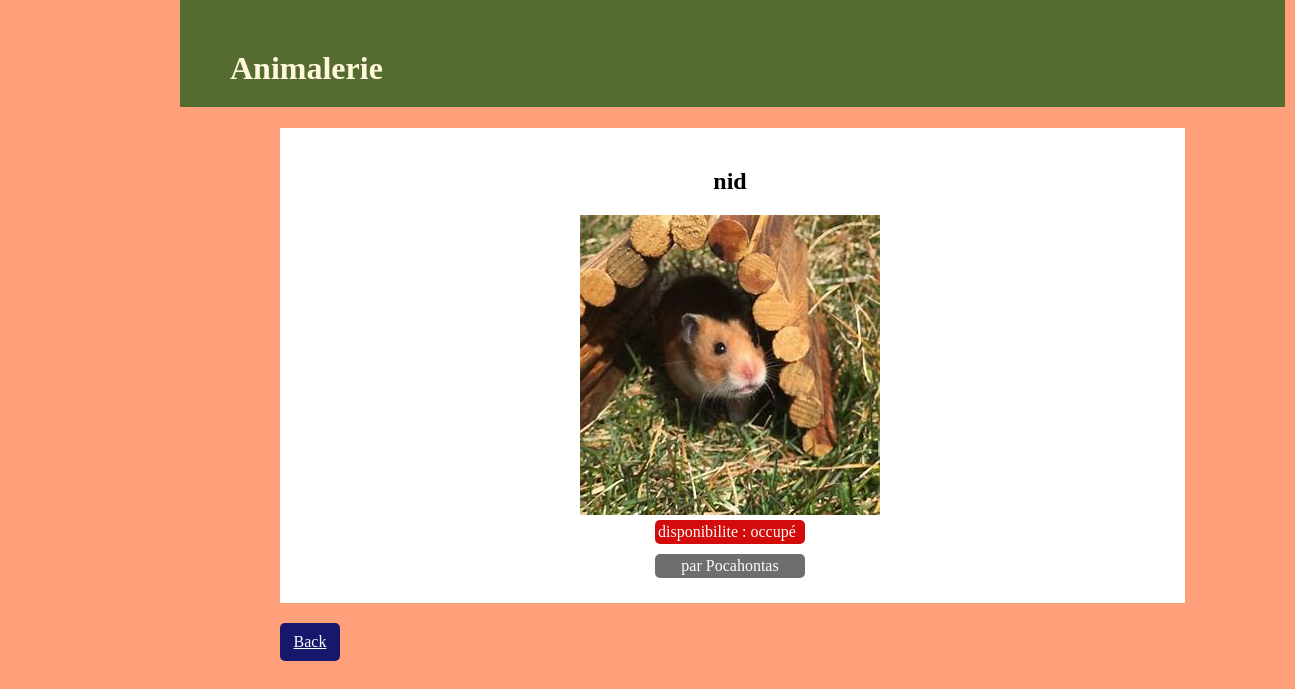
Screenshot of /equipement/nid/ with the database file from the repository.
### blog/models.py (models this page shows, shortened)
class Equipement(models.Model):
    id_equip = models.CharField(max_length=100, primary_key=True)
    disponibilite = models.CharField(max_length=20)
    photo = models.CharField(max_length=200)

class Animal(models.Model):
    id_animal = models.CharField(max_length=100, primary_key=True)
    etat = models.CharField(max_length=20)
    type = models.CharField(max_length=20)
    race = models.CharField(max_length=20)
    photo = models.CharField(max_length=200)
    lieu = models.ForeignKey(Equipement, on_delete=models.CASCADE)
    def __str__(self):
        return self.id_animal

### blog/views.py (the view)
# urls.py: path('equipement/<str:id_equip>/', views.equipement_detail, name='equipement_detail'),
def equipement_detail(request, id_equip):
    equipement = get_object_or_404(Equipement, id_equip=id_equip)
    animaux = Animal.objects.all()
    for animal in animaux:
        if animal.lieu == equipement:
            return render(request, 'blog/equipement_detail.html', {"equipement": equipement, "animal": animal})
    return render(request, 'blog/equipement_detail.html', {"equipement": equipement})

### blog/templates/blog/equipement_detail.html
{% extends 'blog/base.html' %}
{% load static %}
{% block content %}
<div class="animal">
    <h2 class='titre_animal'>{{ equipement.id_equip }}</h2>
    <div class="photo_detail">
        <img src="/{{equipement.photo}}" width="300" height="300">
    </div>
    {% if equipement.disponibilite == 'libre' %}
    <div class="Disponibilité_libre_bis"> disponibilite : {{ equipement.disponibilite}}</div>
    {% else %}
    <div class="Disponibilité_occupe_bis"> disponibilite : {{ equipement.disponibilite}}</div>
    <div class="occupant"> par {{ animal }} </div>
    {% endif %}
</div>
<div class='back_bis'><a href="{% url 'animal_list' %}">Back</a></div>
{% endblock %}

### blog/static/css/blog.css (style rules this page uses)
body { width: 90%; max-width: 1100px; margin: 0 180px; background-color: rgb(255,160,122); }
h2 { text-align: center; }
a { color: #fafdfd; }
.animal { display: grid; grid-template-columns: 300px 300px 300px; padding: 20px 0; margin: 0px 100px; background-color: rgb(255, 255, 255); width: 905px }
.titre_animal { grid-column: 2; grid-row: 1; text-align: center; }
.photo_detail { grid-column: 2; grid-row: 3; }
.Disponibilité_occupe_bis { border-radius: 5px; background-color: rgb(211, 11, 11); color: #fafdfd; grid-column: 2; grid-row: 6; margin: 5px 75px; padding: 3px; }
.back_bis { border-radius: 5px; border-color: rgb(255, 255, 255); padding: 10px 5px; margin: 20px 100px; background-color: rgb(23, 23, 107); width: 50; text-align: center; }
.occupant { border-radius: 5px; background-color: #706d6d; color: #fafdfd; grid-column: 2; grid-row: 7; margin: 5px 75px; padding: 3px; text-align: center; }

### rows the page displays
Equipement: id_equip "nid", photo (picture), disponibilite "occupé"
Animal: id_animal "Pocahontas"
